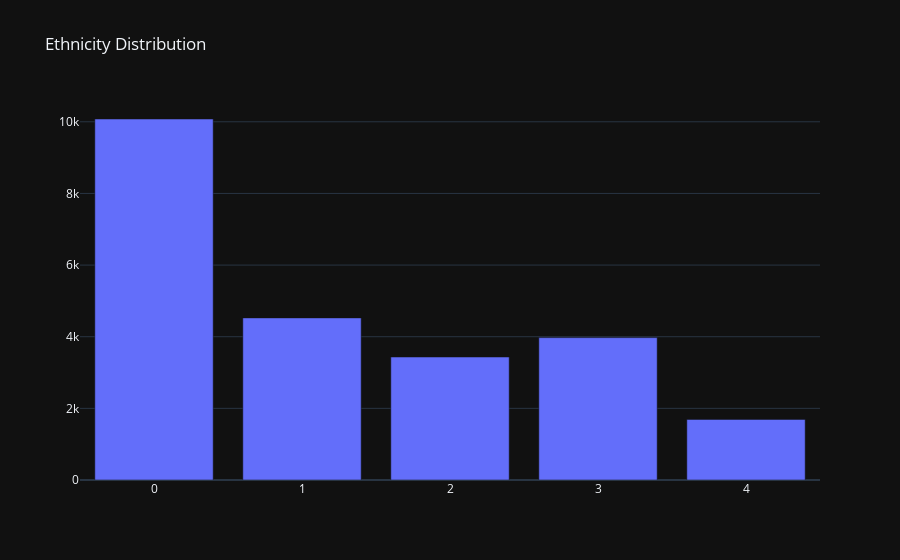

Here is the notebook cell this chart was saved with:
### Code cell
ditribution_plot(x=ethnicity_dist.index, y=ethnicity_dist.values, name='Ethnicity Distribution')

### Figure 1 — Plotly figure (JSON) as saved in the notebook; plotly's stock layout.template omitted (floating-point values rounded to 4 significant figures)
{"data": [{"x": [0, 1, 3, 2, 4], "y": [10078, 4526, 3975, 3434, 1692], "type": "bar"}], "layout": {"title": {"text": "Ethnicity Distribution"}}}
